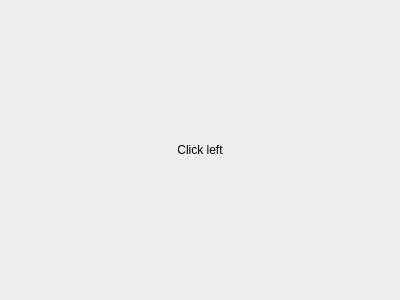
<?xml version="1.0" encoding="UTF-8"?>
<ui version="4.0">
 <class>Dialog</class>
 <widget class="QDialog" name="Dialog">
  <property name="geometry">
   <rect>
    <x>0</x>
    <y>0</y>
    <width>400</width>
    <height>300</height>
   </rect>
  </property>
  <property name="windowTitle">
   <string>Dialog</string>
  </property>
  <layout class="QGridLayout" name="gridLayout">
   <item row="0" column="0">
    <widget class="QLabel" name="label">
     <property name="text">
      <string>Click left</string>
     </property>
     <property name="alignment">
      <set>Qt::AlignCenter</set>
     </property>
    </widget>
   </item>
  </layout>
 </widget>
 <layoutdefault spacing="6" margin="11"/>
 <resources/>
 <connections/>
</ui>
